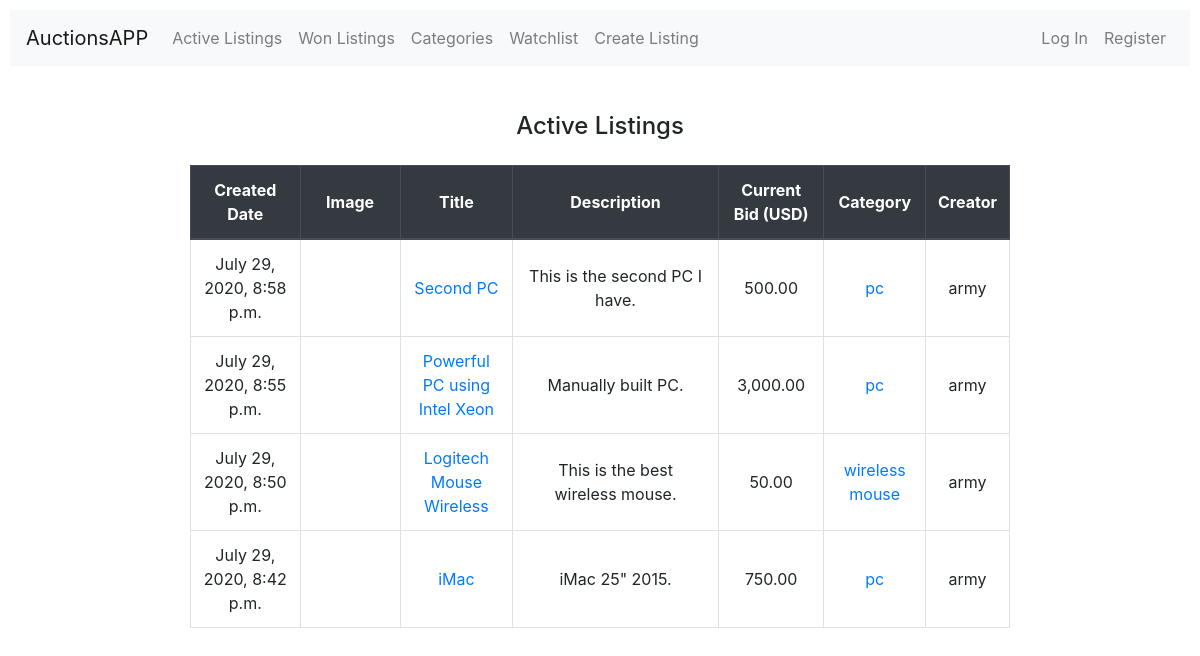
The app's page /, older data.
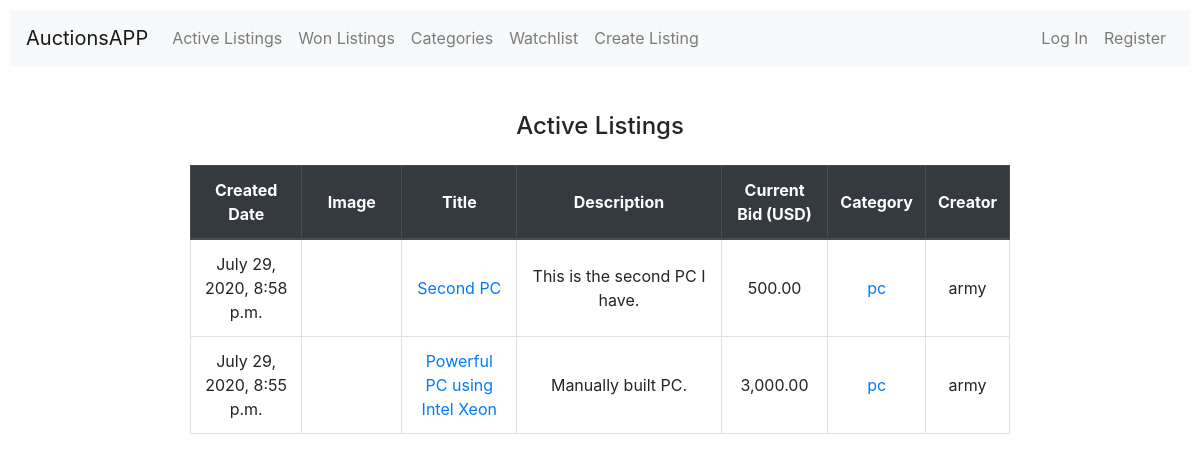
The same page, newer data.
### auctions/models.py (models this page shows, shortened)
class Listing(models.Model):
    title = models.CharField(max_length=30)
    desc = models.TextField()
    starting_bid = models.PositiveIntegerField()
    image = models.CharField(max_length=1000, blank=True)
    category = models.CharField(max_length=30, blank=True)
    creator = models.ForeignKey(User, on_delete=models.CASCADE, related_name="all_listings")
    active = models.BooleanField(default=True)
    created_at = models.DateTimeField(auto_now_add=True)
    last_bidder = models.ForeignKey(User, on_delete=models.CASCADE, blank=True, null=True)
    current_bid = models.PositiveIntegerField(blank=True, null=True)

class User(AbstractUser):
    def wlAmount(self):
        return len(self.wl_listings.filter(active="True"))

### auctions/views.py (the view)
# urls.py: path("", views.index, name="index"),
def index(request):
    listings = Listing.objects.filter(active=True)
    listings = sorted(listings, key=lambda i: i.created_at, reverse=True)
    return render(request, "auctions/index.html", {
        "listings": listings,
    })

### auctions/templates/auctions/index.html (shortened to what this page needs)
{% extends "auctions/layout.html" %}
{% block body %}
    <div class="container">
        <h2>Active Listings</h2>
        <div class="scrollable">
            <table class="table table-bordered" style="text-align: center;">
                <thead class="thead-dark">
                    <tr class="align-middle">
                        <th scope="col" style="min-width:100px">Created Date</th>
                        <th scope="col" style="min-width:100px">Image</th>
                        <th scope="col" style="min-width:100px">Title</th>
                        <th scope="col" style="min-width:200px">Description</th>
                        <th scope="col" style="min-width:100px">Current Bid (USD)</th>
                        <th scope="col" style="min-width:80px">Category</th>
                        <th scope="col" style="min-width:80px">Creator</th>
                    </tr>
                </thead>
                <tbody>
                    {% for listing in listings %}
                        {% if listing.active %}
                            <tr>
                                <td>{{ listing.created_at }}</td>
                                <td><img class="img_index" src="{{listing.image}}"></td>
                                <td><a href="{% url 'listing' listing.id %}">{{listing.title}}</a></td>
                                <td>{{listing.desc|truncatechars:80}}</td>
                                {% load humanize %}
                                <td>{{listing.current_bid|floatformat:2|intcomma}}</td>
                                {% if listing.category%}
                                    <td><a href="{% url 'category' listing.category %}">{{listing.category}}</a></td>
                                {% else %}
                                    <td>{{listing.category}}</td>
                                {% endif %}
                                <td>{{listing.creator.username}}</td>
                            </tr>
                        {% endif %}
                    {% endfor %}
                </tbody>
            </table>
        </div>
    </div>
{% endblock %}

### auctions/templates/auctions/layout.html (shortened to what this page needs)
{% load static %}
<!DOCTYPE html>
<html lang="en">
    <head>
        <link rel="stylesheet" href="https://stackpath.bootstrapcdn.com/bootstrap/4.5.0/css/bootstrap.min.css">
        <link href="{% static 'auctions/styles.css' %}" rel="stylesheet">
    </head>
    <body>
        <nav class="navbar navbar-expand-lg navbar-light bg-light">
            <a class="navbar-brand" href="{% url 'index' %}">AuctionsAPP</a>
            <div class="navbar-collapse collapse" id="navbarSupportedContent">
                <ul class="navbar-nav mr-auto">
                    <li class="nav-item">
                        <a class="nav-link" href="{% url 'index' %}">Active Listings</a>
                    </li>
                    <li class="nav-item">
                        <a class="nav-link" href="{% url 'won' %}">Won Listings</a>
                    </li>
                    <li class="nav-item">
                        <a class="nav-link" href="{% url 'categories' %}">Categories</a>
                    </li>
                    <li class="nav-item">
                        <a class="nav-link" href="{% url 'watchlist' %}">Watchlist
                        </a>
                    </li>
                    <li class="nav-item">
                        <a class="nav-link" href="{% url 'create_listing' %}">Create Listing</a>
                    </li>
                </ul>
                <ul class="navbar-nav">
                    {% if user.is_authenticated %}
                    <li class="nav-item">
                        <a class="nav-link" href="{% url 'my_listings' %}">{{ user.username }}</a>
                    </li>
                    <li class="nav-item">
                        <a class="nav-link" href="{% url 'logout' %}">Log Out</a>
                    </li>
                    {% else %}
                    <li class="nav-item">
                        <a class="nav-link" href="{% url 'login' %}">Log In</a>
                    </li>
                    <li class="nav-item">
                        <a class="nav-link" href="{% url 'register' %}">Register</a>
                    </li>
                    {% endif %}
                </ul>
            </div>
        </nav>
        <div class="main_content">
            {% block body %}
            {% endblock %}
        </div>
    </body>
</html>

### auctions/static/auctions/styles.css (style rules this page uses)
body { padding: 10px; margin-bottom: 50px; }
.main_content { border: 0px solid black; padding: 0px; margin: 0px; }
p, h2 { line-height: normal; padding: 10px 5px 10px 5px; margin: 0px; }
h2 { font-size: x-large; text-align: center; margin-bottom: 15px; }
.container { margin-top: 35px; width: 100%; max-width: 850px; }
table { display: table; overflow-x: auto; width: 100%; min-width: 300px; align-items: center; }
.table > tbody > tr > td { vertical-align: middle; }
.table > thead > tr > th { vertical-align: middle; }
.scrollable { display: block; overflow-x: auto; }

Row changes from the older to the newer data that the page shows:
no longer on this page (row edited): Listing: created_at "July 29, 2020, 8:50 p.m.", title "Logitech Mouse Wireless", desc "This is the best wireless mouse.", current_bid "50.00", category "wireless mouse", creator.username "army"
no longer on this page (row edited): Listing: created_at "July 29, 2020, 8:42 p.m.", title "iMac", desc "iMac 25\" 2015.", current_bid "750.00", category "pc", creator.username "army"
